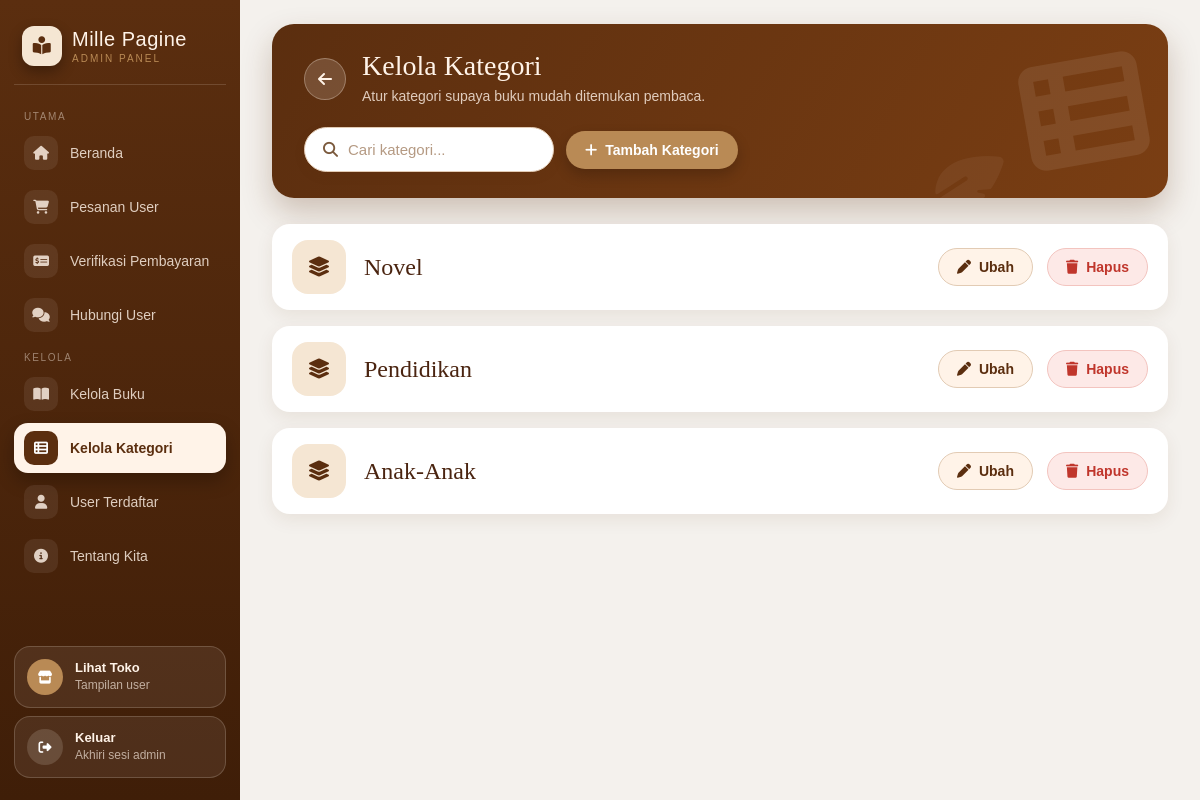
/bookstore/kelola_kategori.php (signed in), run on the app's committed database.
### tables this page shows
CREATE TABLE `kategori` (
  `id` int(11) NOT NULL,
  `nama_kategori` varchar(100) NOT NULL
);

### bookstore/kelola_kategori.php (the view, shortened to what this page needs)
<?php
include 'koneksi.php';
$kategori = mysqli_query($conn, "
    SELECT * FROM kategori
    ORDER BY id ASC
");
?>
<!DOCTYPE html>
<html lang="id">
<head>
<link rel="stylesheet" href="https://cdnjs.cloudflare.com/ajax/libs/font-awesome/6.5.2/css/all.min.css">
<link rel="stylesheet" href="admin.css">
</head>
<body>
<div class="wrapper">
    <?php $halaman_aktif = 'kategori'; include 'admin_sidebar.php'; ?>
    <div class="content">
        <div class="page-head anim" style="--i:0">
            <i class="fa-solid fa-table-list deco"></i>
            <i class="fa-solid fa-feather-pointed deco2"></i>
            <div class="page-head-main">
                <a href="admin-dashboard.php" class="back" title="Kembali"><i class="fa-solid fa-arrow-left"></i></a>
                <div>
                    <h1>Kelola Kategori</h1>
                    <p>Atur kategori supaya buku mudah ditemukan pembaca.</p>
                </div>
            </div>
            <div class="page-head-actions">
                <div class="search-box">
                    <i class="fa-solid fa-magnifying-glass"></i>
                    <input type="text" placeholder="Cari kategori..." data-filter="#daftar">
                </div>
                <a href="tambah kategori.php" class="btn btn-emas"><i class="fa-solid fa-plus"></i> Tambah Kategori</a>
            </div>
        </div>
        <div class="list" id="daftar">
        <?php $no = 0; while($k = mysqli_fetch_assoc($kategori)): $no++; ?>
            <div class="item anim" style="--i:<?= min($no, 8); ?>" data-cari="<?= htmlspecialchars($k['nama_kategori']); ?>">
                <div class="item-left">
                    <div class="kategori-ikon"><i class="fa-solid fa-layer-group"></i></div>
                    <h2 class="judul-kategori"><?= htmlspecialchars($k['nama_kategori']); ?></h2>
                </div>
                <div class="item-right">
                    <a href="edit kategori.php?id=<?= (int)$k['id']; ?>" class="btn btn-edit">
                        <i class="fa-solid fa-pen"></i> Ubah
                    </a>
                    <a href="hapus_kategori.php?id=<?= (int)$k['id']; ?>" class="btn btn-delete"
                       onclick="return confirm('Hapus kategori ini?')">
                        <i class="fa-solid fa-trash"></i> Hapus
                    </a>
                </div>
            </div>
        <?php endwhile; ?>
        </div>
    </div>
</div>
</body>
</html>

### bookstore/admin.css (style rules this page uses)
:root { --coklat:#5B2E0F; --coklat-tua:#4A2410; --coklat-muda:#7B5A3D; --krem:#F5E6D3; --krem-terang:#FFF3E8; --latar:#F4F1ED; --emas:#B98A55; --garis:#E2CBB4; --hijau:#2F8F5B; --hijau-bg:#E4F5EA; --biru:#2563EB; --biru-bg:#E5EDFF; --kuning:#C77F00; --kuning-bg:#FFF3DC; --merah:#C0362C; --merah-bg:#FDE9E7; --abu:#6B7280; --abu-bg:#ECEAE7; --bayang:0 6px 18px rgba(91,46,15,.08); --bayang-besar:0 16px 30px rgba(91,46,15,.18); }
* { margin:0; padding:0; box-sizing:border-box; font-family:Arial, sans-serif; }
body { background:var(--latar); height:100vh; overflow:hidden; color:var(--coklat-tua); }
a { color:inherit; }
.wrapper { width:100%; height:100vh; display:flex; }
.anim { animation:naik .55s ease both; animation-delay:calc(var(--i, 0) * 80ms); }
.content { flex:1; min-width:0; padding:24px 32px 40px; height:100vh; overflow-y:auto; }
.page-head { position:relative; overflow:hidden; display:flex; align-items:center; justify-content:space-between; gap:20px; flex-wrap:wrap; background:linear-gradient(120deg, var(--coklat) 0%, #7A3E13 100%); border-radius:22px; padding:26px 32px; margin-bottom:26px; color:var(--krem-terang); box-shadow:0 14px 30px rgba(91,46,15,.25); }
.page-head .deco { position:absolute; right:24px; top:50%; transform:translateY(-50%) rotate(-10deg); font-size:120px; color:rgba(255,243,232,.09); pointer-events:none; }
.page-head .deco2 { position:absolute; right:170px; bottom:-22px; font-size:70px; color:rgba(255,243,232,.06); transform:rotate(12deg); pointer-events:none; }
.page-head-main { position:relative; display:flex; align-items:center; gap:16px; min-width:0; }
.page-head h1 { font-family:Georgia, serif; font-size:28px; font-weight:normal; margin-bottom:4px; }
.page-head p { font-size:14px; color:rgba(255,243,232,.8); line-height:1.5; max-width:480px; }
.page-head-actions { position:relative; display:flex; align-items:center; gap:12px; flex-wrap:wrap; }
.back { width:42px; height:42px; border-radius:50%; background:rgba(255,243,232,.16); border:1px solid rgba(255,243,232,.3); color:var(--krem-terang); display:flex; align-items:center; justify-content:center; text-decoration:none; flex-shrink:0; transition:background .2s ease, transform .2s ease; }
.search-box { background:#fff; border:1.5px solid var(--garis); border-radius:999px; padding:4px 6px 4px 18px; display:flex; align-items:center; gap:10px; min-width:240px; box-shadow:0 4px 12px rgba(91,46,15,.08); transition:border-color .2s ease, box-shadow .2s ease; }
.search-box > i { color:var(--coklat-muda); font-size:15px; }
.search-box input { flex:1; min-width:0; border:none; outline:none; background:transparent; color:var(--coklat-tua); font-size:15px; padding:9px 0; }
.search-box input::placeholder { color:#B59A83; }
.btn { display:inline-flex; align-items:center; justify-content:center; gap:8px; padding:10px 18px; border-radius:999px; font-size:14px; font-weight:bold; text-decoration:none; border:1.5px solid transparent; cursor:pointer; white-space:nowrap; color:#fff; background:var(--coklat); transition:transform .2s ease, box-shadow .2s ease, background .2s ease, color .2s ease; }
.btn-emas { background:var(--emas); color:#fff; box-shadow:0 6px 14px rgba(0,0,0,.2); }
.btn-edit { background:var(--krem-terang); color:var(--coklat); border-color:var(--garis); }
.btn-delete { background:var(--merah-bg); color:var(--merah); border-color:#F3C4BF; }
.list { display:flex; flex-direction:column; gap:16px; }
.item { background:#fff; border-radius:18px; padding:16px 20px; display:flex; align-items:center; justify-content:space-between; gap:16px; box-shadow:var(--bayang); text-decoration:none; transition:transform .25s ease, box-shadow .25s ease; }
.item-left { display:flex; align-items:center; gap:18px; min-width:0; }
.item-right { display:flex; align-items:center; gap:14px; flex-shrink:0; flex-wrap:wrap; justify-content:flex-end; }
.kategori-ikon { width:54px; height:54px; border-radius:16px; background:var(--krem); color:var(--coklat); display:flex; align-items:center; justify-content:center; font-size:20px; flex-shrink:0; }
.item h2.judul-kategori { font-family:Georgia, serif; font-size:24px; font-weight:normal; color:var(--coklat-tua); }

### data on the page
kategori: nama_kategori "Novel"
kategori: nama_kategori "Pendidikan"
kategori: nama_kategori "Anak-Anak"

### other printed values
$grup "UTAMA"
$nama "Beranda"
$nama "Pesanan User"
$nama "Verifikasi Pembayaran"
$nama "Hubungi User"
$grup "KELOLA"
$nama "Kelola Buku"
$nama "Kelola Kategori"
$nama "User Terdaftar"
$nama "Tentang Kita"
